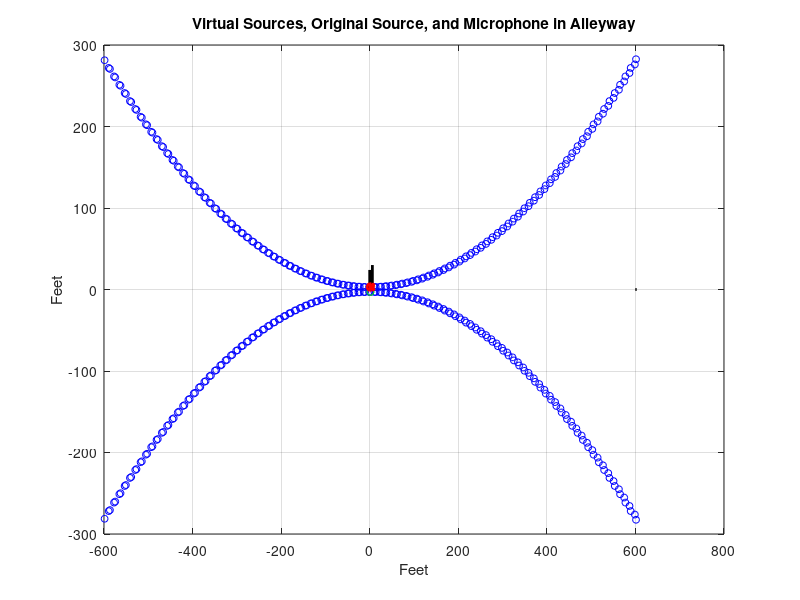
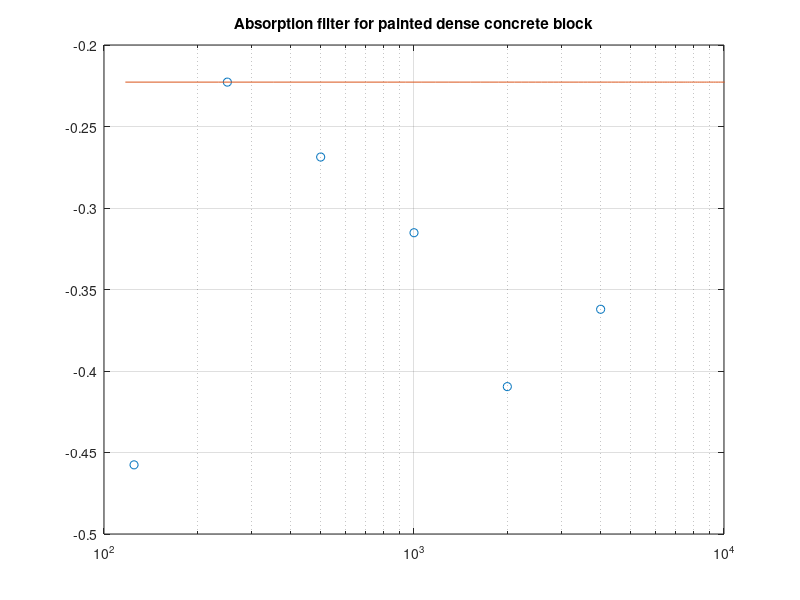

Here is the MATLAB script that generated these plots, in order: (Note: this script raises an error after producing the figures.)
clear all; close all;

%% setup
% all measurements in feet, so convert speed of sound to get samples later
x_s = 1.5;
y_s = 3;
h = y_s;
W = 6;
H = 24; 

maxorder = 100; % well acutally this is half the maxorder
orders = [];
% compute the coordinates of the virtual sources: first x-coordinate
xcoord = []; ycoord = [];
theta = pi*0.554/180; % canting angle of the left wall
% theta = theta/2;

%%  define sources, count order to correctly apply filters
%!!!---------- x-coordinates look right but not y-coordates ----------!!!%
k = 1;
for i = 0:1,
    for j = 0:maxorder,
        sources_x = (-1).^(i+1)*2*W*floor((i+j)/2)+(-1).^j*x_s*cos(floor((j-i-1)/2)*theta);
        sources_y = y_s + abs(sources_x*sin(floor(j/2)*theta));
        xcoord = [xcoord, sources_x];
        ycoord = [ycoord, sources_y];
        orders = [orders, j];
    end;
end;

% duplicate the matrix to get the xcoordinates of sources reflecting off
% ground (same xcoordinates)
xcoord = [xcoord, xcoord]; % since i left off the first order reflection
% we know all the heights: height of the source and -height of the source
% ycoord = y_s*[ones(1,maxorder*4), -ones(1,maxorder*4)];
% CANTING:
ycoord = [ycoord, -ycoord];
% even though yes, these do go through the floor (another order), we 
% assume perfect reflection off floor
orders = [orders, orders];

%% now factor in a microphone
x_l = 3.5;
y_l = y_s;

% include direct path and first reflection off of the floor
% xcoord = [x_s, x_s, xcoord];
% ycoord = [y_s, -y_s, ycoord];
% orders = [0, 0, orders]; % again assuming perfect reflection off floor

% compute distance the sound travels from each source to the microphone
% coordinate
for i = 1:length(xcoord),
    dist(i) = sqrt((xcoord(i)-x_l)^2+(ycoord(i)-y_l)^2);
    % plot([xcoord(i),x_l],[ycoord(i),y_l],'k--');
end;

dist = dist/3.25; % convert to meters

%% plot virtual sources + mic/source
figure();
plot(xcoord,ycoord,'bo','MarkerSize',5);
hold all;
% plot the source reflecting off floor
plot(x_s,-h,'go','MarkerSize',5); % not added in yet
totL = (xcoord(floor(length(xcoord)/2))-2):1:(xcoord(end)+2);
% plot the ground
plot(totL, zeros(1,length(totL)),'k', 'LineWidth',2);
% plot the alleyway walls
plot([0,0],[0,24],'k','LineWidth',2);
plot([W,W],[0,30],'k','LineWidth',2);
% axis([min(xcoord)-2, max(xcoord)+2, 100-2, 102]);
% plot the source and mic on top of all of it so we can see em
plot(x_s,h,'ro','MarkerSize',5,'LineWidth',2); % still not factored in yet to dist
plot(x_l,y_l,'rx','MarkerSize',5,'LineWidth',2);
grid on;
xlabel('Feet'); ylabel('Feet');
hold off;
title('Virtual Sources, Original Source, and Microphone in Alleyway');

%% now build the impulse response
fs = 48000;
m = 20;
fs_big = m*fs;
nbins = 4096;
cv = 343; % meters per second

%% sound absorption coeffs of painted concrete block (dense)
alpha = sqrt(1-[0.1, 0.05, 0.06, 0.07, 0.09, 0.08]);
fc = 125*2.^(0:5);
% [b,a] = bilinear([alpha(end)/1000/2/pi/1.05, alpha(1)],[1/1000/2/pi,1],fs);
[b,a] = bilinear([alpha(5)/(2*pi*1000), alpha(2)],[1/(2*pi*1000),1],fs*m);
tfhat = freqz(b, a, pi*[0:nbins]'/nbins);
figure(); semilogx(fc,20*log10(alpha), 'o', [0:nbins]/nbins*fs*m/2, 20*log10(abs(tfhat)), '-'); grid;
xlim([100 10000]);
title('Absorption filter for painted dense concrete block');

%% build the impulse response
implen = round(max(dist)/cv*fs);

imp = zeros(m*implen,1);
dirac = zeros(48,1); dirac(1) = 1;
wallReflection = dirac * ones(1,max(orders)+1); % first column is impulse
k = 1; % diameter/aperture of balloon source

% precompute the filters
for i = 1:max(orders), wallReflection(:,i+1) = filter(b,a,wallReflection(:,i)); end;

delay = round(dist*fs*m/cv);
sfactor = (1+dist/k).^(-0.1);

for nr = 1:length(orders),
    impReflection = [zeros(1,delay(nr)), sfactor(nr) * wallReflection(:,orders(nr)+1)', ...
        zeros(1,length(imp)-delay(nr)-length(wallReflection(:,orders(nr)+1)))]';
    % Add it to impulse response
    impReflection = impReflection(1:length(imp));
    imp = imp + impReflection;
end;

%% now add "ceiling" reflection
fc_h = cv/W; % cutoff frequency is related to the width of the alleyway...
% determine how many vertical reflections will happen in our model given
% the size
maxorder_h = round(max(dist)*3.25/(2*H)); % convert dist back to feet
k = 1;
for i = 1:maxorder_h,
    ycoord_h(k) = 2*i*H-y_s-y_l; % coordinates from above
    ycoord_h(k+1) = -2*i*H-y_s-y_l; % coordinates from below
    orders_h(k) = i;
    orders_h(k+1) = orders_h(k);
    k = k+2;
end;
xcoord_h = x_s*ones(1, length(ycoord_h));
% now compute distance for "ceiling" reflections
for i = 1:length(xcoord_h),
    dist_h(i) = sqrt((xcoord_h(i)-x_l)^2 + (ycoord_h(i)-y_l)^2);
end;

dist_h = dist_h/3.25; % convert to meters
implen_h = round(max(dist_h)/cv * fs);
imp_h = zeros(m*implen,1);
dirac_h = zeros(48,1); dirac_h(1) = 1;
% ceilingReflection = dirac_h * ones(1,max(orders_h)+1); % first column is impulse
k = 1; % diameter/aperture of balloon source

% [bh,ah] = butter(2,fc_h*2/fs);
% precompute the filters for ceiling reflections
% for i = 1:max(orders_h), ceilingReflection(:,i+1) = filter(bh,ah,ceilingReflection(:,i)); end;
ceilingReflection = dirac_h;

delay_h = round(dist_h*fs*m/cv);
sfactor_h = (1+dist_h/k).^(-0.9); % 0.9 is hand-wavy, just as the 0.1 is before

for nr = 1:length(orders_h),
    impReflection_h = [zeros(1,delay_h(nr)), sfactor_h(nr) * ceilingReflection',... % ceilingReflection(:,orders_h(nr)+1)', ...
        zeros(1,length(imp_h)-delay_h(nr)-length(ceilingReflection))]';
    % Add it to impulse response
    impReflection_h = impReflection_h(1:length(imp_h));
    imp_h = imp_h + impReflection_h;
end;

imp = imp + imp_h;

%% convolve with clap from measurement
[clap,fsclap] = wavread('clap.wav');
clap = resample(clap, fsclap, fs);
y = resample(imp, 1, m);
yy = fftfilt([zeros(480,1);clap],y); 
yy = yy./max(abs(yy));
% yy = yy(1:fs);
figure();
% plot([0:length(yy)-1]/(fs), yy);
ftgram(yy, fs, 'rir');
% grid on;
xlabel('Time (s)');
title('Synthesized impulse response');

% %% convolve with clap from measurement
% y_h = resample(imp_h, 1, m);
% yy_h = fftfilt([zeros(480,1);clap],y_h); 
% yy_h = yy_h./max(abs(yy_h));
% % yy_h = yy(1:fs);
% figure();
% % plot([0:length(yy)-1]/(fs), yy);
% ftgram(yy_h, fs, 'rir');
% % grid on;
% xlabel('Time (s)');
% title('Synthesized impulse response: ceiling only');
